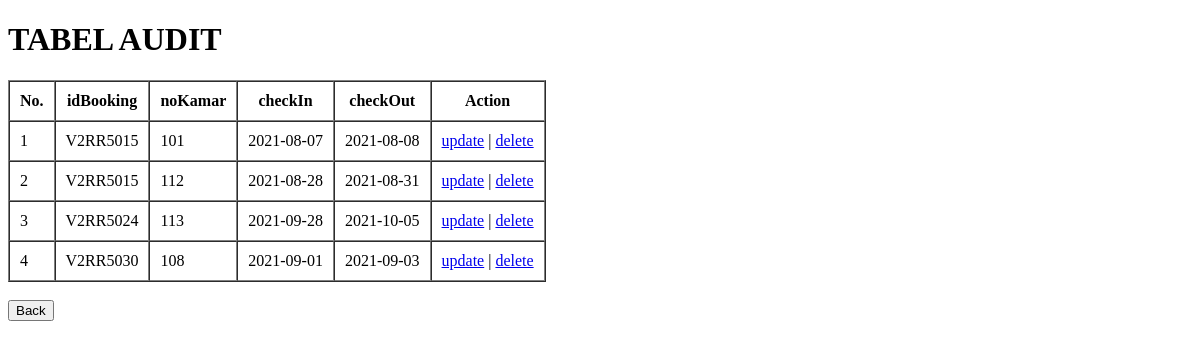
The page /audittabel.php on the database as committed earlier.
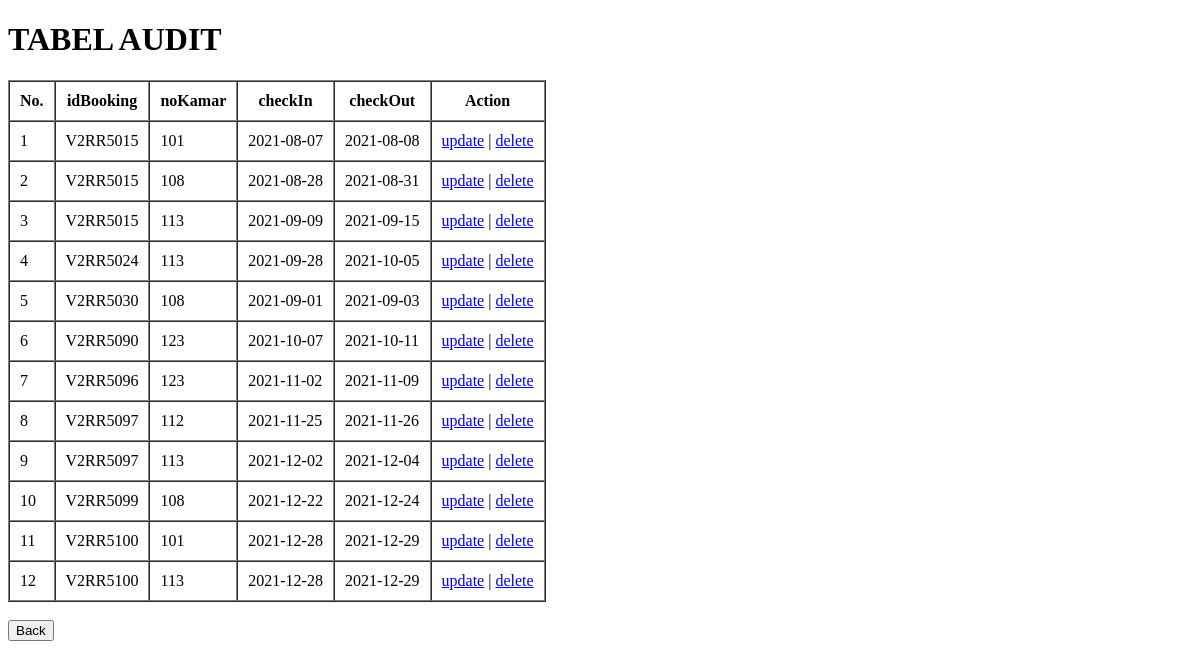
The same page on the database as committed later.
### tables this page shows
CREATE TABLE `audit` (
  `idBooking` char(8) NOT NULL,
  `noKamar` int(11) NOT NULL,
  `checkIn` date NOT NULL,
  `checkOut` date NOT NULL
);

### functions.php (called while the page is built, shortened)
<?php
$conn = mysqli_connect("localhost","root","","iRooms");
function query($query){
    global $conn;
    $result = mysqli_query($conn, $query);
    $rows = [];
    while($row = mysqli_fetch_assoc($result)) {
        $rows[] = $row;
    }
    return $rows;
}
?>

### audittabel.php (the view, shortened to what this page needs)
<?php
require 'functions.php';
$audit = query("SELECT * FROM audit");
?>
<!DOCTYPE html>
<html>
<head>
</head>
<body>
<h1>TABEL AUDIT</h1>
<table border="1" cellpadding="10" cellspacing="0">
    <tr>
        <th>No.</th>
        <th>idBooking</th>
        <th>noKamar</th>
        <th>checkIn</th>
        <th>checkOut</th>
        <th>Action</th>
    </tr>
    <?php $i = 1; ?>
    <?php foreach($audit as $row) : ?>
    <tr>
        <td><?= $i?></td>
        <td><?= $row["idBooking"]; ?></td>
        <td><?= $row["noKamar"]; ?></td>
        <td><?= $row["checkIn"]; ?></td>
        <td><?= $row["checkOut"]; ?></td>
        <td>
            <a href="auditupdate.php?id=<?= $row["idBooking"];?>,<?=$row["noKamar"];?>">update</a> |
            <a href="auditdelete.php?id=<?= $row["idBooking"]; ?>,<?=$row["noKamar"];?>"onclick="return confirm('are you sure?');">delete</a>
        </td>
    <?php $i ++ ?>
    </tr>
    <?php endforeach; ?>
</table>
<br>
    <form action="" method="get">
            <button type = "back" name="back">Back</button>
        </form>
</body>
</html>

Rows that differ between the two databases and show on the page:
removed audit: idBooking "V2RR5015", noKamar "112", checkIn "2021-08-28", checkOut "2021-08-31"
added audit: idBooking "V2RR5015", noKamar "108", checkIn "2021-08-28", checkOut "2021-08-31"
added audit: idBooking "V2RR5015", noKamar "113", checkIn "2021-09-09", checkOut "2021-09-15"
added audit: idBooking "V2RR5090", noKamar "123", checkIn "2021-10-07", checkOut "2021-10-11"
added audit: idBooking "V2RR5096", noKamar "123", checkIn "2021-11-02", checkOut "2021-11-09"
added audit: idBooking "V2RR5097", noKamar "112", checkIn "2021-11-25", checkOut "2021-11-26"
added audit: idBooking "V2RR5097", noKamar "113", checkIn "2021-12-02", checkOut "2021-12-04"
added audit: idBooking "V2RR5099", noKamar "108", checkIn "2021-12-22", checkOut "2021-12-24"
added audit: idBooking "V2RR5100", noKamar "101", checkIn "2021-12-28", checkOut "2021-12-29"
added audit: idBooking "V2RR5100", noKamar "113", checkIn "2021-12-28", checkOut "2021-12-29"
